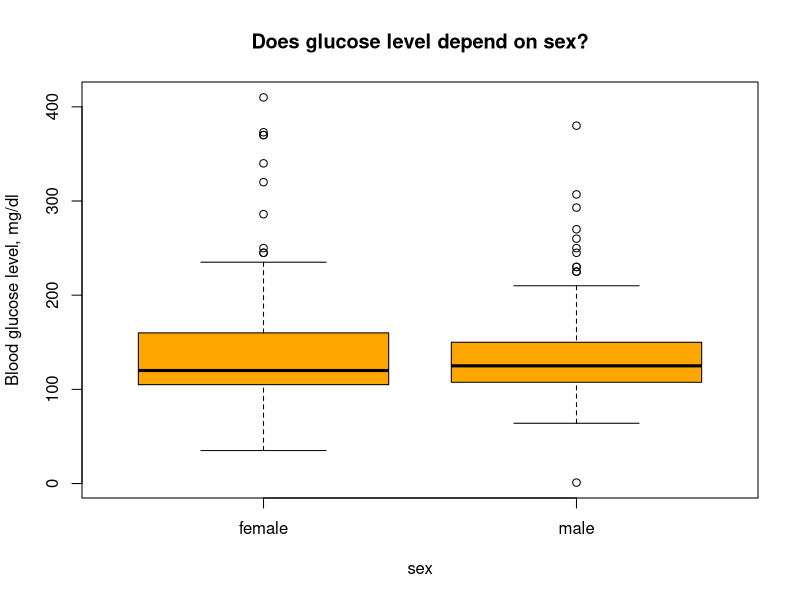
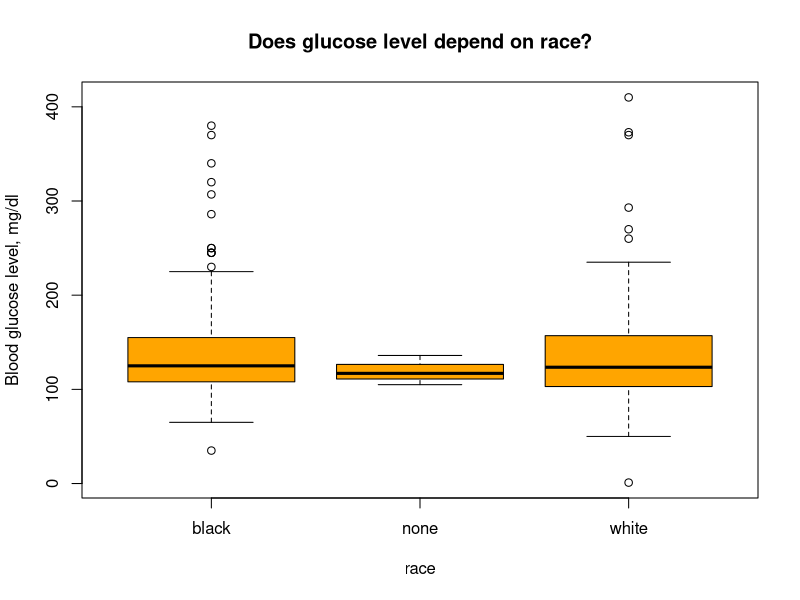
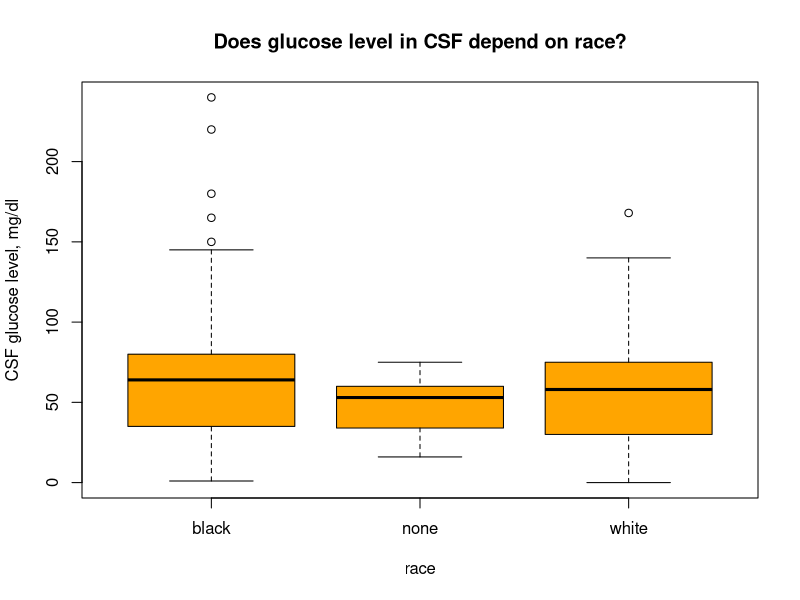
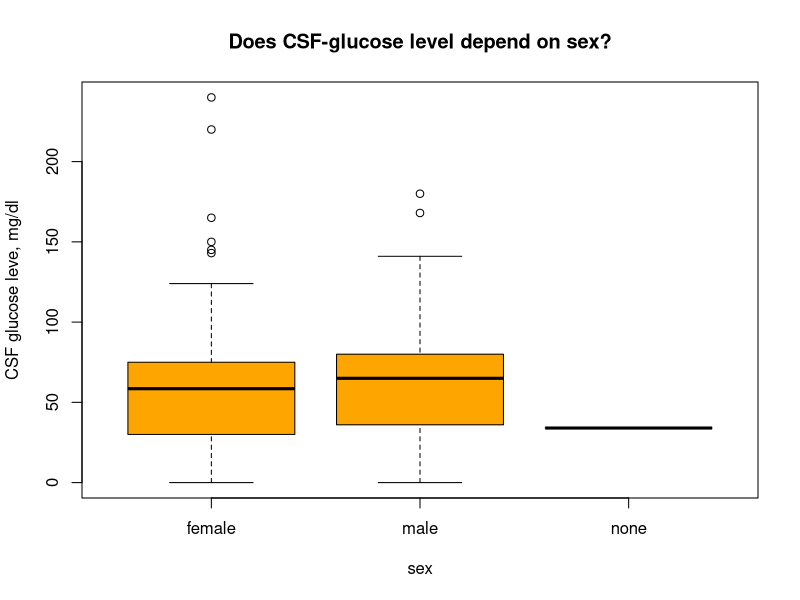

Write R code to recreate these figures, in order.
## ---- chunk 1
knitr::opts_chunk$set(echo = TRUE)

library(tidyverse)
library(here)
full_data <- read_delim(
  here("DATA", "full_data_tidy_2024-09-12.txt")
)
## ---- chunk 2
boxplot(blood_gluc ~ sex, data = full_data,
        main = "Does glucose level depend on sex?",
        ylab = "Blood glucose level, mg/dl",
        xlab = "sex",
        col = "orange")

t.test(blood_gluc ~ sex, data = full_data)
wilcox.test(blood_gluc ~ sex, data = full_data)
## ---- chunk 3
boxplot(blood_gluc ~ race, data = full_data,
        main = "Does glucose level depend on race?",
        ylab = "Blood glucose level, mg/dl",
        xlab = "race",
        col = "orange")

kruskal.test(blood_gluc ~ race, data = full_data)

## ---- chunk 4
boxplot(csf_gluc.x ~ race, data = full_data,
        main = "Does glucose level in CSF depend on race?",
        ylab = "CSF glucose level, mg/dl",
        xlab = "race",
        col = "orange")

kruskal.test(csf_gluc.x ~ race, data = full_data)
## ---- chunk 5
boxplot(csf_gluc.x ~ sex, data = full_data,
        main = "Does CSF-glucose level depend on sex?",
        ylab = "CSF glucose leve, mg/dl",
        xlab = "sex",
        col = "orange")

kruskal.test(csf_gluc.x ~ sex, data = full_data)
## ---- chunk 6
table_data <- table(full_data$sex_as_factor, full_data$acute_bacterial_meningitis)
colnames(table_data) <- c("non-bacterial meningitis", "bacterial meningitis")
rownames(table_data) <- c("male", "female")
table_data

chi_squared_result <- chisq.test(table_data)
chi_squared_result
## ---- chunk 7
t_test_result <- t.test(age ~ acute_bacterial_meningitis, data = full_data)
t_test_result

## ---- chunk 8
table_data2 <- table(full_data$race, full_data$acute_bacterial_meningitis)

colnames(table_data2) <- c("non-bacterial meningitis", "bacterial meningitis")
table_data2

chi_squared_result2 <- chisq.test(table_data2)
chi_squared_result2
## ---- chunk 9
sessionInfo()
